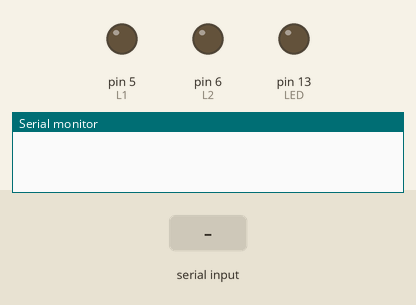
Bench run of a sketch on a simulated Arduino Uno, built with avr-gcc and run on an emulated ATmega328P. Shown: output pins drawn as LEDs (lit = HIGH), the last lines printed to the serial monitor. The test bench sets the inputs (shaded band). Pins used as bus, display or sensor lines are not drawn.

Above: at 1.2 s.
1.3 s: "H" received over Serial
At 1.8 s:
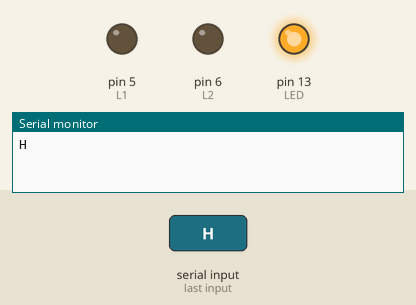
2.9 s: "L" received over Serial
At 4.1 s:
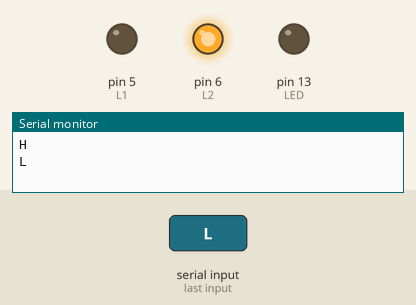
4.4 s: "1" received over Serial
At 5.3 s:
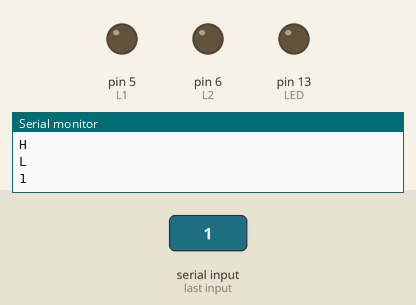
Timing chart, 0 to 7.4 s (numbered marks = the images above; inputs shaded):
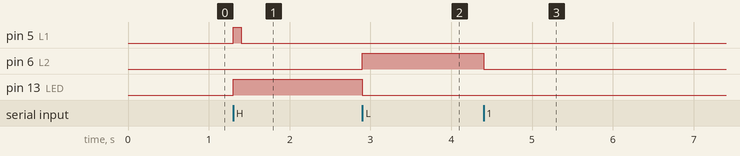

The sketch:

tarea1_instrucciones_avanzar-retroceder.ino
```cpp
char nombre[10] = "Mazinger"; //El nuevo nombre del modulo
char password [10] = "1234"; //El nuevo password. No es muy seguro...
char baud = '4'; //4 = 9600 baud

//Ctes
int L1 = 5;
int L2 = 6;
int R1 = 9;
int R2 = 10;

void setup() {
  // put your setup code here, to run once:
  Serial.begin (9600); //Iniciar el serial
  pinMode(L1, OUTPUT);
  pinMode(L2, OUTPUT);
  pinMode(R1, OUTPUT);
  pinMode(R2, OUTPUT);
  pinMode(13, OUTPUT); //LED
}

void loop() {
  // put your main code here, to run repeatedly:

  if(Serial.available() >= 1){
    char entrada = Serial.read();
    Serial.println(entrada);
    if(entrada == 'H'){
      digitalWrite(L1, HIGH);
      digitalWrite(L2, LOW);
      digitalWrite(R1, HIGH);
      digitalWrite(R2, LOW);
      digitalWrite(13, HIGH); //LED Encendido
      delay(100);
    }// if del caso "adelante"

    if(entrada == 'L'){
      digitalWrite(L2, HIGH);
      digitalWrite(L1, LOW);
      digitalWrite(R2, HIGH);
      digitalWrite(R1, LOW);
      digitalWrite(13, LOW); //LED Apagado
      delay(100);
    }// if del caso "atras"

    else{
      digitalWrite(L1, LOW);
      digitalWrite(L2, LOW);
      digitalWrite(R1, LOW);
      digitalWrite(R2, LOW);
      delay(100);

    }// if del caso "apagado"
  }//if para ver que est prendido
}//Loop
```

Measured:
- after the input at 1.3 s, pin 5 (L1): LOW → HIGH at once, → LOW 0.10 s later; pin 13 (LED): LOW → HIGH at once
- after the input at 2.9 s, pin 6 (L2): LOW → HIGH at once; pin 13 (LED): HIGH → LOW at once
- after the input at 4.4 s, pin 6 (L2): HIGH → LOW at once
